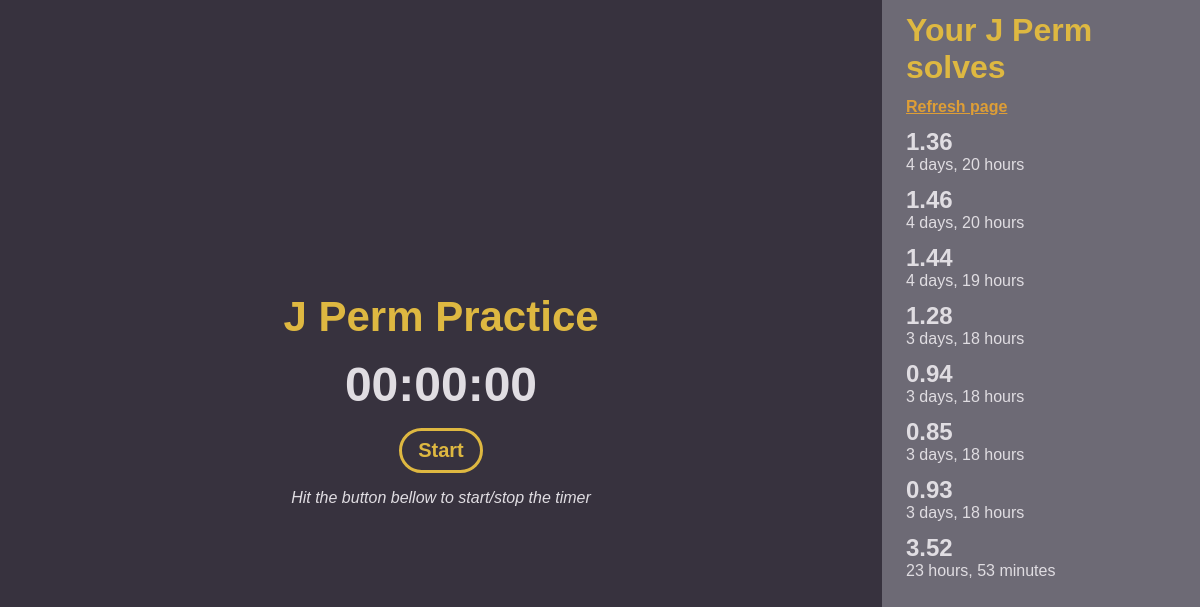
/practice/1 (signed in), run on an earlier commit of the app's database.
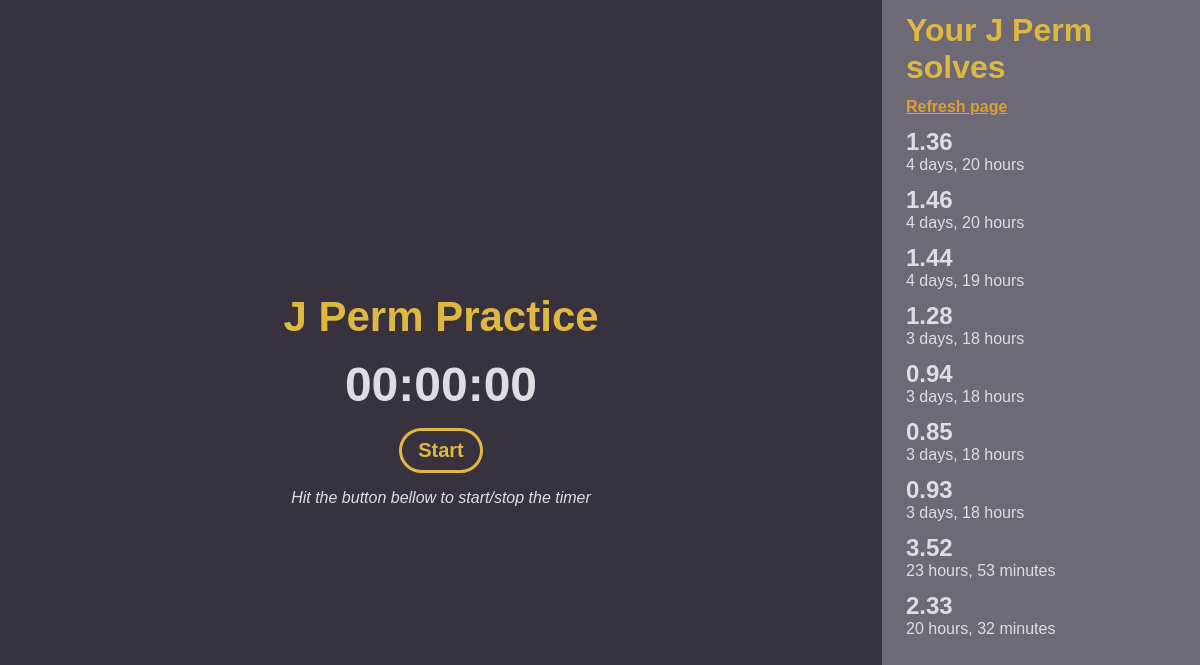
And on a later commit of the database.
### main/models.py (models this page shows, shortened)
class Solve(models.Model):
    user = models.ForeignKey(User, on_delete=models.CASCADE)
    time = models.FloatField()
    algorithm = models.ForeignKey(Algorithm, on_delete=models.CASCADE)
    timestamp = models.DateTimeField(auto_now_add=True)

### main/views.py (the view)
# urls.py: path('practice/<int:id>', views.practice_page, name="practice"),
def practice_page(request, id):
    algorithm = models.Algorithm.objects.get(id=id)
    if not request.user.is_authenticated:
        solves = None
    else:
        solves = models.Solve.objects.filter(user=request.user, algorithm=algorithm)
    return render(request, 'practice.html', {
        "algorithm": algorithm,
        "solves": solves,
    })

### main/templates/practice.html (shortened to what this page needs)
{% extends 'layout.html' %}
{% load static %}
{% block css %} <link rel="stylesheet" href="{% static 'styles/practice.css' %}"> {% endblock %}
{% block body %}
    <div class="container">
        <div class="algorithm-container">
            <h1 id="algorithm-title">{{ algorithm.name }} Practice</h1>
            <h1 id="timer" data-algorithm-id="{{ algorithm.id }}">
                <span id="minute">00</span>:<span id="second">00</span>:<span id="milisecond">00</span>
            </h1>
            <button id="timer-btn">Start</button>
            <p id="info">Hit the button bellow to start/stop the timer</p>
        </div>
        {% if request.user.is_authenticated %}
            <div class="solve-container">
                <h1 class="title">Your {{ algorithm.name }} solves</h1>
                <a class="refresh" href="{% url 'practice' algorithm.id %}">Refresh page</a>
                {% if solves %}
                    {% for solve in solves %}
                        <div class="solve">
                            <h3 class="time">{{ solve.time|floatformat:2 }}</h3>
                            <p class="timestamp">{{ solve.timestamp|timesince }}</p>
                        </div>
                    {% endfor %}
                {% endif %}
            </div>
        {% endif %}
    </div>
{% endblock %}

What changed in the data, as far as the page shows it:
added Solve: time "2.33", timestamp "20 hours, 32 minutes"
